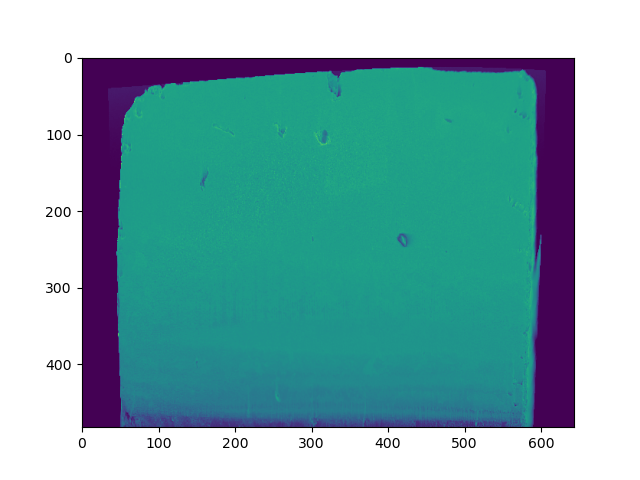
#> input picture test.tif, 640 x 480 px
$ python -i masking.py   (imports and definitions only)   (older library calls are emulated)
#> lines starting #> are read from the running program, lines starting #| are printed output that depends on the picture; after the words box and inside, x2 and y2 are one past the last pixel; in counts of white or black regions, pixels touching at a corner belong together
import os
import sys

sys.path.insert(0, "D://Research//paraview_analysis//")

import numpy as np
import h5py
from skimage import io, filters, morphology
import matplotlib.pyplot as plt

# import support as sp


def view(ar, t):
    plt.imshow(ar)
    plt.title(t)
    plt.show()
    plt.close()


def create_ped_mask(bse):
#> called with bse = 'test.tif'
    if type(bse) == str:
        im = io.imread(bse)
#> im is the input picture: shape (480, 640, 4); mean R, G, B, A 125.9, 174.1, 177.6, 255
    else:
        im = bse
    if len(im.shape) > 2:
        im = im[:, :, 0]
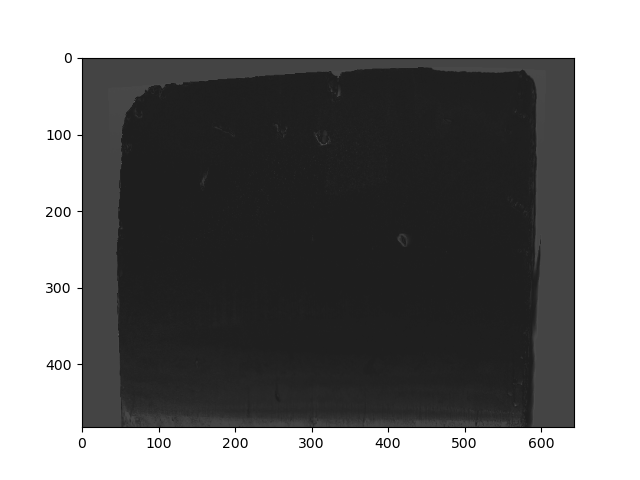
#> im: shape (480, 640); min 0, max 255, mean 125.9
    mask = np.where(im > 0.9 * np.mean(im), 1, 0).astype(bool)
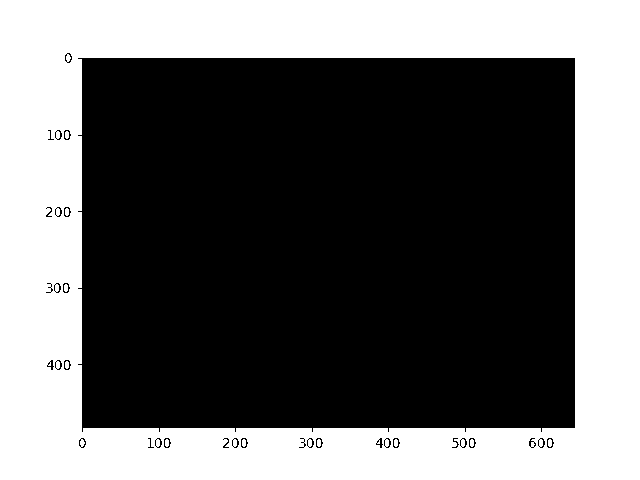
#> mask: shape (480, 640) bool; 40.3% white; 11 white regions, largest, box (x1, y1, x2, y2) and area: (0, 0, 640, 480) 123583, (65, 131, 69, 139) 28, (65, 208, 69, 216) 28
    # Remove islands of 1's outside the pedestal
    mask = morphology.remove_small_objects(mask, min_size=200000)
#> mask: shape (480, 640) bool; every value is 0
    # Remove noisy holes wihtin pedestal
    mask = np.where(mask == True, False, True)
#> mask: shape (480, 640) bool; every value is 1
    mask = morphology.remove_small_objects(mask, min_size=9)
    mask = np.where(mask == True, False, True)
    # Created filled mask
    filled = morphology.binary_closing(mask, selem=np.ones((10, 10)))
    filled = np.where(mask == True, False, True)
    filled = morphology.remove_small_objects(filled, min_size=100000)
    filled = np.where(filled == True, False, True)
    return (mask, filled)


"""
im = "coni16_459.tif"
im = io.imread(im, as_gray=True)
im = np.where(im > np.mean(im), 1, 0)

mask = morphology.remove_small_objects(im.astype(bool), min_size=4000)

mask_filled = np.where(mask == True, False, True)
mask_filled = morphology.remove_small_objects(mask_filled, min_size=10000)
mask_filled = np.where(mask_filled == False, True, False)

selem = np.ones((5,5))
final = morphology.opening(mask_filled, selem)
final = morphology.closing(final, selem)

fig = plt.figure(figsize=(11,9))
ax1 = fig.add_subplot(221)
ax1.imshow(im)
ax2 = fig.add_subplot(222)
ax2.imshow(mask)
ax3 = fig.add_subplot(223)
ax3.imshow(mask_filled)
ax4 = fig.add_subplot(224)
ax4.imshow(final)
plt.tight_layout()
plt.show()
"""

>>> result = create_ped_mask('test.tif')
